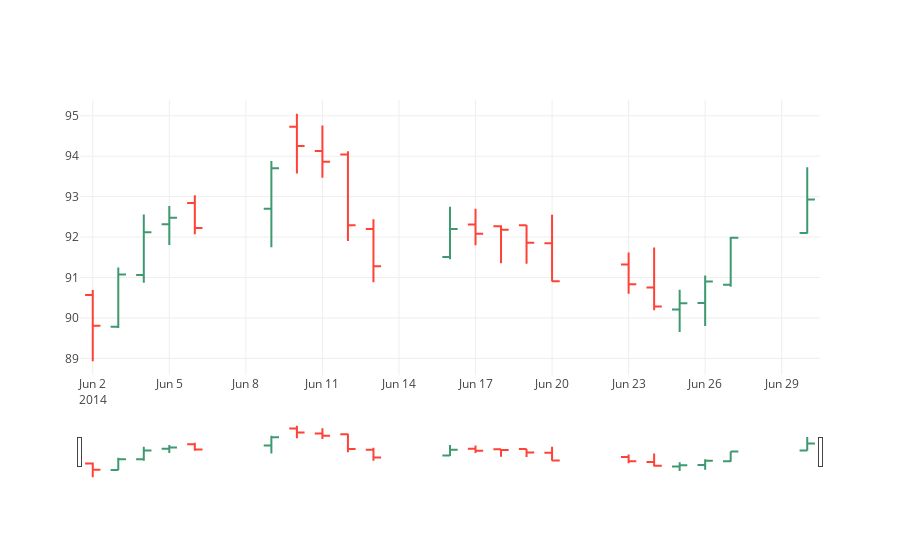

Notebook code for this chart:
### Markdown cell above
## OHLC CHART:
OHLC is an acronym for Open High Low and Closing prices of a stock. OHLC chart is a bar chart representation of these values for each period. OHLC charts are useful since they show the four major data points over a period, with the closing price being considered the most important by many traders. These chart are useul since they help to understand the increasing or decreasing momentum. When the open and close are far apart it shows strong momentum, and when the open and close are close together it shows indecision or weak momentum (the speed at which the price of stocks in changing).

### Code cell
# OHLC chart of June 2008
trace = go.Ohlc(x=apple['06-2014'].index,
                open=apple['06-2014'].open,
                high=apple['06-2014'].high,
                low=apple['06-2014'].low,
                close=apple['06-2014'].close)
data = [trace]
iplot(data, filename='simple_ohlc')

### Figure 1 — Plotly figure (JSON) as saved in the notebook; plotly's stock layout.template omitted (floating-point values rounded to 4 significant figures)
{"data": [{"close": [89.81, 91.08, 92.12, 92.48, 92.22, 93.7, 94.25, 93.86, 92.29, 91.28, 92.2, 92.08, 92.18, 91.86, 90.91, 90.83, 90.28, 90.36, 90.9, 91.98, 92.93], "high": [90.69, 91.25, 92.56, 92.77, 93.04, 93.88, 95.05, 94.76, 94.12, 92.44, 92.75, 92.7, 92.29, 92.3, 92.55, 91.62, 91.74, 90.7, 91.05, 92, 93.72], "low": [88.93, 89.75, 90.87, 91.8, 92.07, 91.75, 93.57, 93.47, 91.9, 90.88, 91.45, 91.8, 91.35, 91.34, 90.9, 90.6, 90.19, 89.65, 89.8, 90.77, 92.09], "open": [90.57, 89.78, 91.06, 92.31, 92.84, 92.7, 94.73, 94.13, 94.04, 92.2, 91.51, 92.31, 92.27, 92.29, 91.85, 91.32, 90.75, 90.21, 90.37, 90.82, 92.1], "type": "ohlc", "uid": "6957c65f-92e5-4cb2-8208-25d611855890", "x": ["2014-06-02", "2014-06-03", "2014-06-04", "2014-06-05", "2014-06-06", "2014-06-09", "2014-06-10", "2014-06-11", "2014-06-12", "2014-06-13", "2014-06-16", "2014-06-17", "2014-06-18", "2014-06-19", "2014-06-20", "2014-06-23", "2014-06-24", "2014-06-25", "2014-06-26", "2014-06-27", "2014-06-30"]}], "layout": {}}
